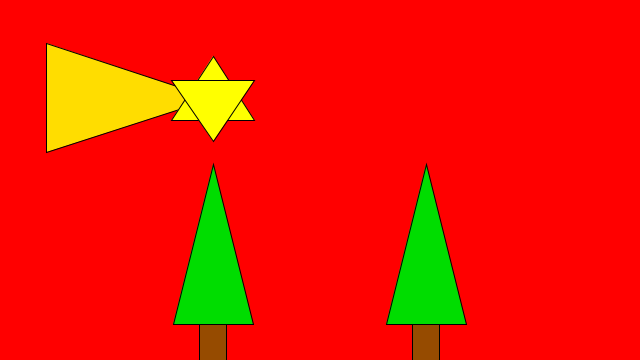
Frame 1 (no input)
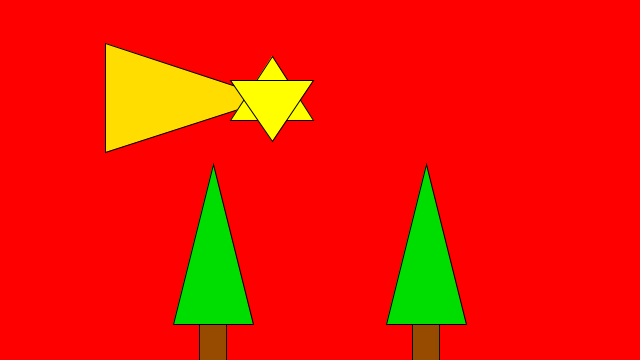
Frame 60 (the mouse pressed at the canvas centre just before this capture)
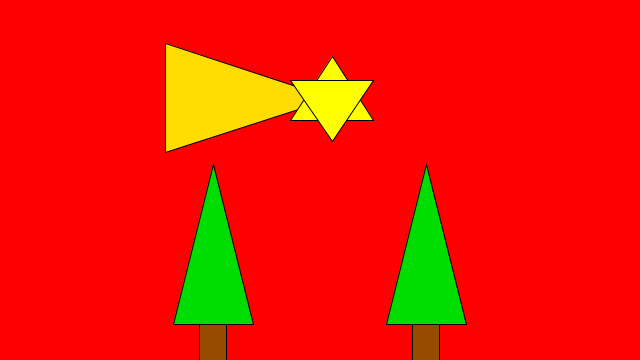
Frame 120 (the mouse held since frame 60 and released just before this capture)

The Processing sketch that drew these frames (run headless with seeded random() and noise(); from frame 60 on, the mouse is pressed at the canvas centre):

// Processing sketch: bligletto2
// ── bligletto2.pde
Albero a1,a2,t1,t2;
Stella s1;

public void setup(){
  
  size(640,360);
  a1 = new Albero(width/3,height-height/10,width/8,height-height/1.8 );
  a2 = new Albero(2*width/3,height-height/10,width/8,height-height/1.8 );
  s1 = new Stella(width/3,height-height/1.5,height-height/1.3,width/10);
}



public void draw(){
  
  background(255,0,0);
  
  a1.draw();
  a2.draw();
  s1.draw();
  
  
  
  
  
}

// ── Albero.pde
class Albero{
  private float x;
  private float y;
  private float h;
  private float w;
  
  
  public static final color COLORE_TRONCO = #964b00;
  public static final color COLORE_FOGLIE = #00DD00;


  Albero(float x,float y, float w, float h){
    this.x = x;
    this.y = y;
    this.h = h;
    this.w= w; 
  };
  
  public void draw(){
    
     
    
    
    fill(COLORE_TRONCO);
    
    rect(x-w/2+w/3,y-y/10+h/10,w/3,h/2);
    
    fill(COLORE_FOGLIE);
    triangle(x-w/2,y,x,y-h,x+w/2,y);
    
   
    
  }

}

// ── Stella.pde
class Stella{
  
  private float x;
  private float y;
  private float h;
  private float w;
  
  
  
  public static final color COLORE_STELLA  = #FFFF00;
  public static final color COLORE_SCIA  = #FFDD00;
  
  Stella(float x,float y,float w,float h){
    
    this.x= x;
    this.y= y;
    this.w=w;
    this.h=h;
  }
  


  public void draw(){
    
   
    
    fill(COLORE_SCIA);
    triangle(x,y-h/3,x-w*2,y-h*1.2,(x+w/2)-w*2.5,y+h/2);
    
    fill(COLORE_STELLA);
    
    triangle(x-w/2,y,x,y-h,x+w/2,y);
    triangle(x-w/2,y-y/3,x,y+h/3,x+w/2,y-y/3);
    
   
    if (x<640+w*3){     
      x++;     
    }
    else{
          
       x=0;
    }
      
  }
}
